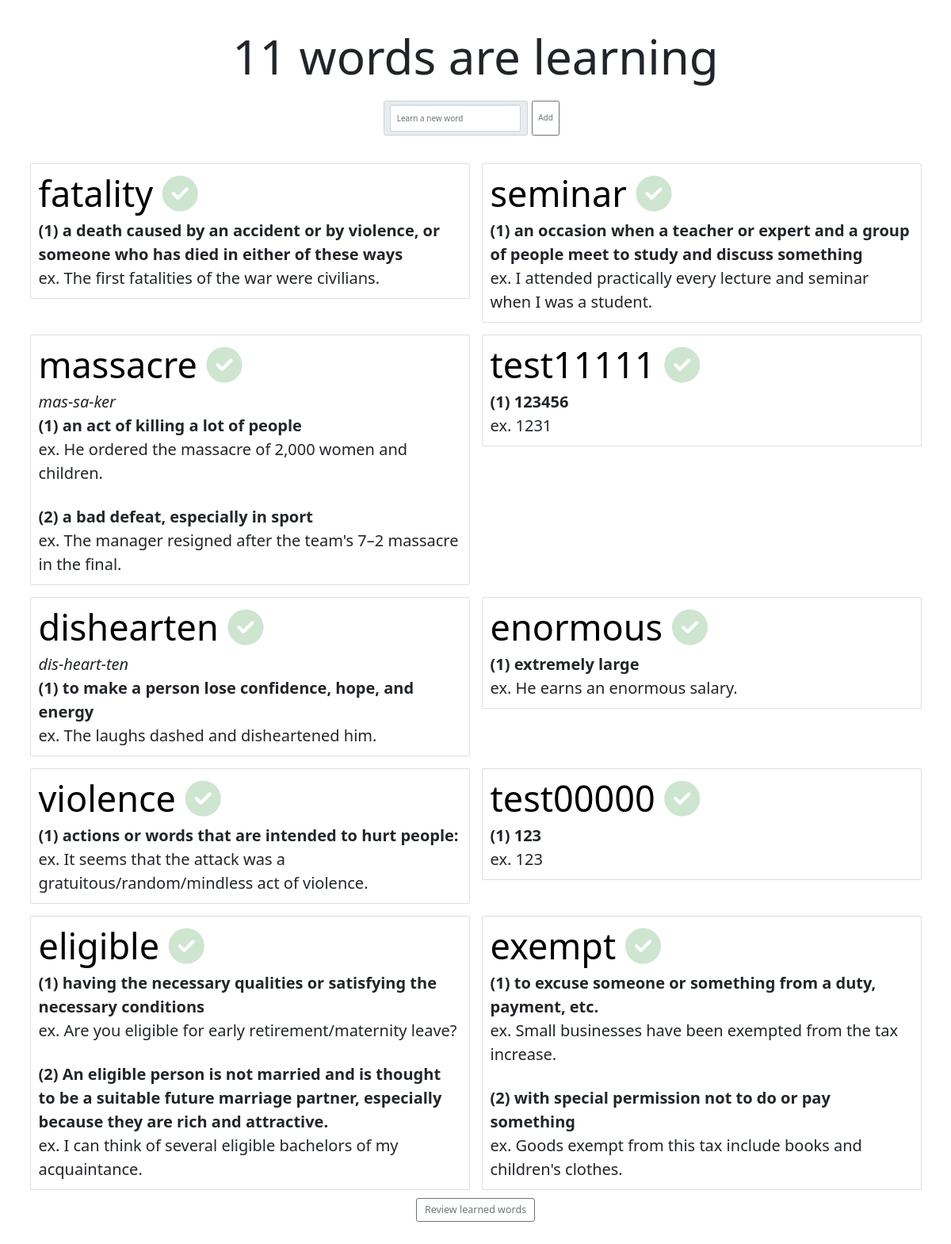
The page / on the database its author committed.
### main.py (models this page shows)
class NewWord(db.Model):
    id = db.Column(db.Integer, primary_key=True)
    word = db.Column(db.String(20), unique=True, nullable=False)
    pronunciation = db.Column(db.String(20))
    meaning1 = db.Column(db.String(300), nullable=False)
    meaning2 = db.Column(db.String(300), nullable=False)
    meaning3 = db.Column(db.String(300), nullable=False)

### main.py (the view)
@app.route("/")
def home():
    new_words = get_new_words()
    if len(new_words) > 10:
        chose_words = []
        while len(chose_words) < 10:
            word = random.choice(new_words)
            if word not in chose_words:
                chose_words.append(word)
        return render_template("index.html", new_words=chose_words, len=len(new_words))
    return render_template("index.html", new_words=new_words, len=len(new_words))

### main.py (called while the page is built)
def get_new_words():
    return db.session.query(NewWord).all()

### templates/index.html (shortened to what this page needs)
{% extends 'bootstrap/base.html' %}
{% block styles %}
{{ super() }}
<link href="https://cdn.jsdelivr.net/npm/bootstrap@5.1.1/dist/css/bootstrap.min.css" rel="stylesheet"
>
<link rel="stylesheet" href="{{ url_for('static', filename='css/styles.css') }}">
{% endblock %}
{% block content %}
<div>
    <h1>{{len}} words are learning</h1>
</div>
<div class="add-new-word">
    <form action="{{ url_for('search') }}" method="post">
        <div class="btn-toolbar mb-3" role="toolbar">
            <div class="input-group-text">
            <input type="text" class="form-control" placeholder="Learn a new word" aria-label="Input group example"
                   aria-describedby="btnGroupAddon" name="search" autocomplete="off">
            </div>
            <div class="btn-group me-2" role="group">
                <button type="submit" class="btn btn-outline-secondary">Add</button>
            </div>
        </div>
    </form>
</div>
<div class="row row-cols-1 row-cols-md-2 g-4" id="new-word-column">
    {% for word in new_words: %}
    <div class="col">
        <div class="card">
            <div class="card-body">
                <h2 class="card-title">
                    <a class="review-words" href="{{ url_for('search', word=word.word) }}">{{ word.word }}</a>
                    <a href="{{ url_for('is_learned', id=word.id) }}"><i class="fa-solid fa-circle-check"></i></a>
                </h2>
                {% if word.pronunciation != '' %}
                <em><p class="card-text">{{ word.pronunciation }}</p></em>
                {% endif %}
                <b><p class="card-text">(1) {{ word.meaning1.split('@', 1 )[0] }}</p></b>
                <p class="card-text">ex. {{ word.meaning1.split('@', 1 )[1] }}</p>
                {% if word.meaning2 != '@' %}
                <br><b><p class="card-text">(2) {{ word.meaning2.split('@', 1 )[0] }}</p></b>
                <p class="card-text">ex. {{ word.meaning2.split('@', 1 )[1] }}</p>
                {% endif %}
            </div>
        </div>
    </div>
    {% endfor %}
</div>
<a role="button" class="btn btn-outline-secondary btn-lg footer-btn" href="{{ url_for('review') }}">Review learned words</a>
{% endblock %}

### static/css/styles.css (style rules this page uses)
body { text-align: center; padding:3.5rem 0; }
h1 { font-size: 60px; }
h2 { font-size: 45px; }
p { font-size: 20px; }
i { color: #CEE5D0; }
.add-new-word { margin: 2rem auto; width: fit-content; }
#new-word-column { margin: 0 3rem; text-align: left; }
.review-words { text-decoration:none; color:black }
.footer-btn { margin-top: 1rem; }

### rows shown on the page
NewWord: word "fatality", meaning1 "a death caused by an accident or by violence, or someone who has died in either of these ways", meaning1 "The first fatalities of the war were civilians."
NewWord: word "seminar", meaning1 "an occasion when a teacher or expert and a group of people meet to study and discuss something", meaning1 "I attended practically every lecture and seminar when I was a student."
NewWord: word "massacre", pronunciation "mas-sa-ker", meaning1 "an act of killing a lot of people", meaning1 "He ordered the massacre of 2,000 women and children.", meaning2 "a bad defeat, especially in sport", meaning2 "The manager resigned after the team's 7–2 massacre in the final."
NewWord: word "test11111", meaning1 "123456", meaning1 "1231"
NewWord: word "dishearten", pronunciation "dis-heart-ten", meaning1 "to make a person lose confidence, hope, and energy", meaning1 "The laughs dashed and disheartened him."
NewWord: word "enormous", meaning1 "extremely large", meaning1 "He earns an enormous salary."
NewWord: word "violence", meaning1 "actions or words that are intended to hurt people:", meaning1 "It seems that the attack was a gratuitous/random/mindless act of violence."
NewWord: word "test00000", meaning1 "123"
NewWord: word "eligible", meaning1 "having the necessary qualities or satisfying the necessary conditions", meaning1 "Are you eligible for early retirement/maternity leave?", meaning2 "An eligible person is not married and is thought to be a suitable future marriage partner, especially because they are rich and attractive.", meaning2 "I can think of several eligible bachelors of my acquaintance."
NewWord: word "exempt", meaning1 "to excuse someone or something from a duty, payment, etc.", meaning1 "Small businesses have been exempted from the tax increase.", meaning2 "with special permission not to do or pay something", meaning2 "Goods exempt from this tax include books and children's clothes."

### other values the page prints
{{ len }} "11"
